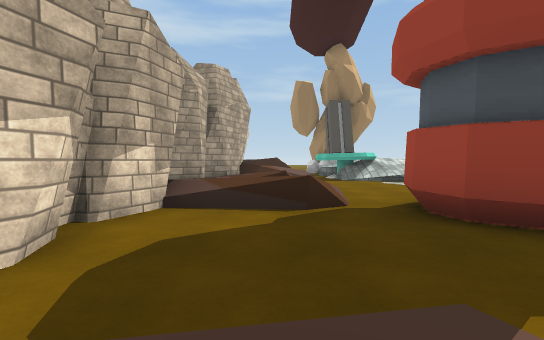
view 1 (above)

14 first-person views from a walk through a 3-D level made in the Unity game engine. The camera is 1.2 m above the floor, tilts 2° down and sees 90° across. The floor is counted in squares, 2 m on a side. Each view is taken from the middle of a square. On the plan, view 1 faces up. The plan holds only what a view shows up to about 9 squares ahead; the rest is blank. The place goes on beyond the plan. The player is left out. Some surface patterns are stand-ins.

view 2
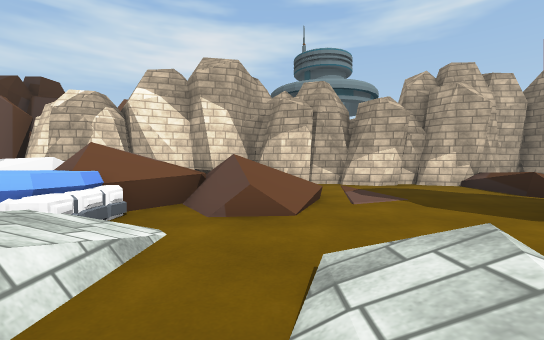

view 3
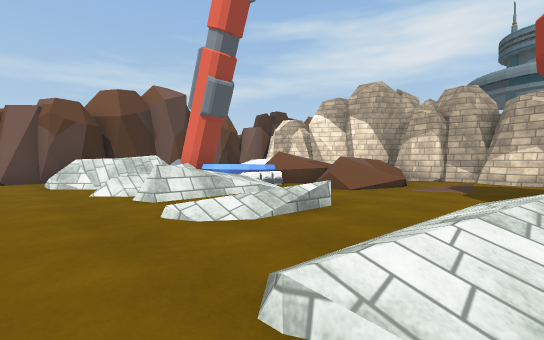

view 4
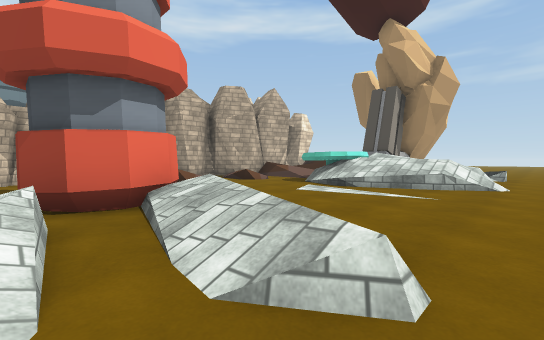

view 5
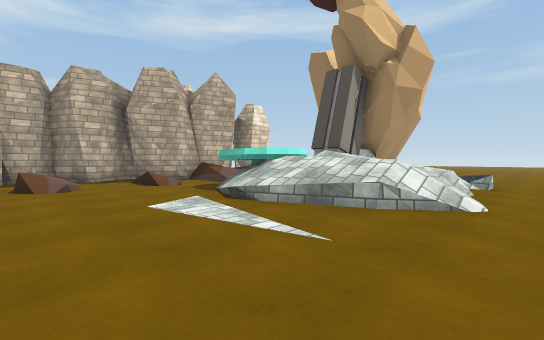

view 6
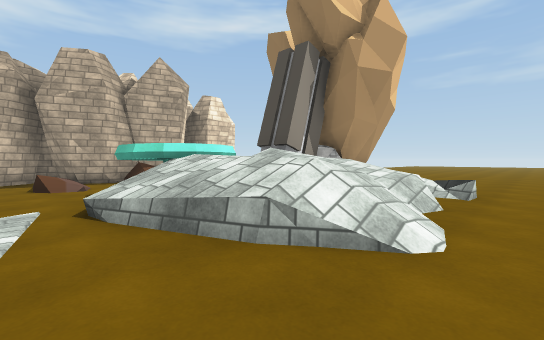

view 7
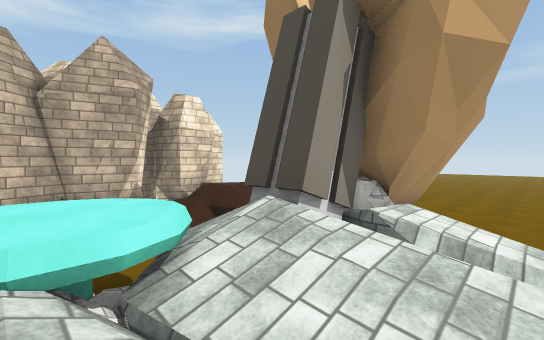

view 8
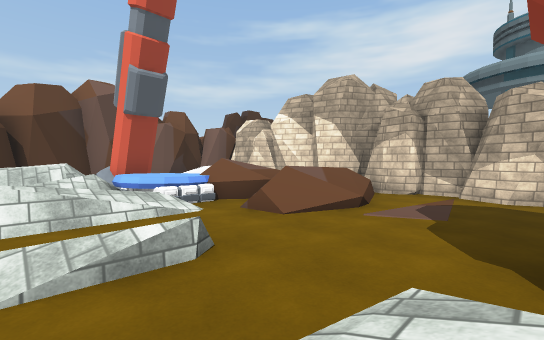

view 9
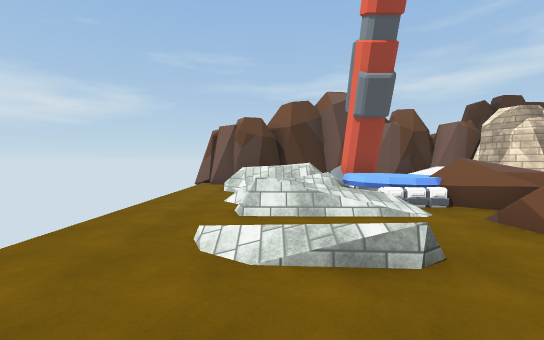

view 10
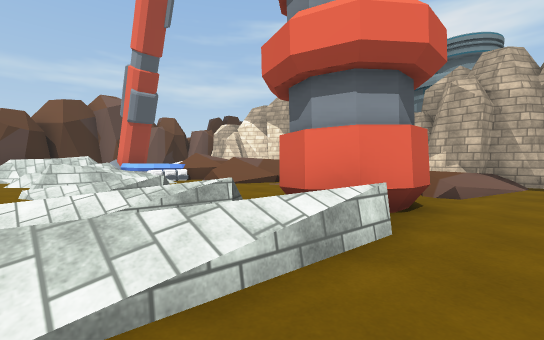

view 11
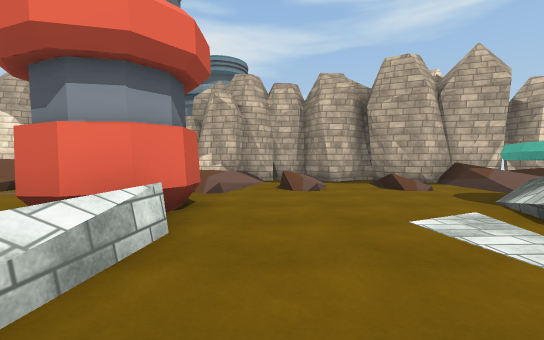

view 12
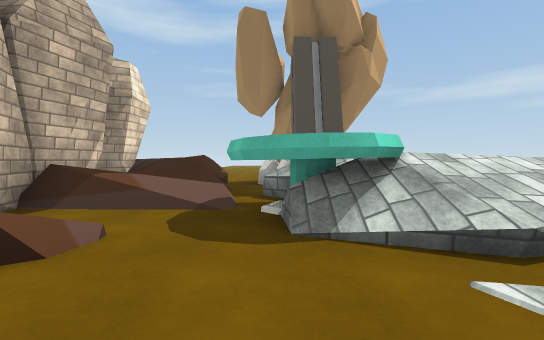

view 13
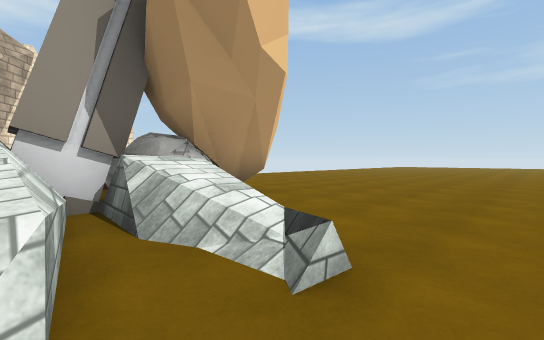

view 14
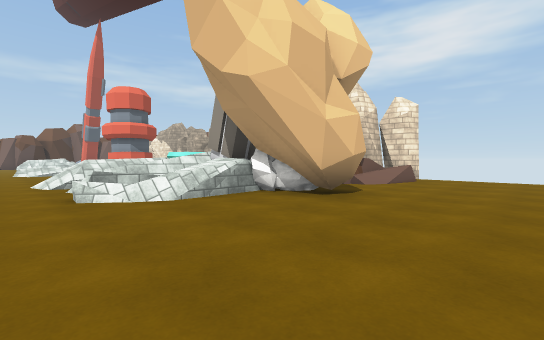

### Floor plan
Key: @ floor where view 1 was taken; # wall or solid block; x gap in a wall; . main floor; : floor 0.25 m higher than the main floor; + floor 0.5 m higher than the main floor; / step, stairs or slope; = window, fence, low wall or low ledge; O other object.
Columns run from 3 left of view 1 to 7 right of it. Each row starts with its distance up from view 1.
 22          ..
 21        ....
 20       .....
 19      ......
 18      ......
 17  ..........
 16  ..........
 15  ..........
 14 x///.##....
 13  ##=/OO//..
 12 ###=/OO//=.
 11  ##+.#O#x=.
 10  ##=+OO///.
  9  ##..OO///.
  8 ##//.////..
  7  #.........
  6  #//.......
  5 ##./.......
  4  #//#.#==/.
  3  #...###//.
  2  #.....///.
  1  #......//.
  0  #.@...//..
 -1  #////.///.
 -2  #///#:/=..
 -3  #///#O//..
 -4  ##  #O//..
 -5  ###=#O=/=.
 -6   ##=##=//.
 -7       #####

Where each view was taken, in squares from view 1:
view 1: 0 up, 0 right, facing up
view 2: 1 down, 5 right, facing left
view 3: 2 up, 7 right, facing down-left
view 4: 2 up, 7 right, facing up-left
view 5: 5 up, 7 right, facing up-left
view 6: 7 up, 7 right, facing up-left
view 7: 9 up, 5 right, facing up-left
view 8: 2 up, 5 right, facing down-left
view 9: 2 up, 5 right, facing down
view 10: 5 up, 6 right, facing down-left
view 11: 5 up, 6 right, facing left
view 12: 6 up, 2 right, facing up
view 13: 11 up, 7 right, facing up-left
view 14: 17 up, 7 right, facing down-left
